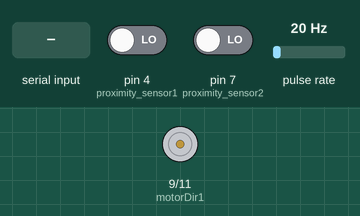
Simulated run of this sketch. Board: Arduino Uno, built with avr-gcc and run on an emulated ATmega328P. On the bench: motor-driver pin pairs drawn as motors (green arrow = first pin HIGH = forward, orange = second pin HIGH = backward, longer = more drive). Wiring (inferred from the names in the program): pulse sensor: data pin 5. Inputs (shaded band) come from the test bench; at power-on: pin 4 (proximity_sensor1) LOW, pin 7 (proximity_sensor2) LOW, pulse rate 20 Hz. What the sketch prints to the serial monitor is not drawn.

Above: at 1.2 s.
1.3 s: "x" received over Serial
At 2.1 s:
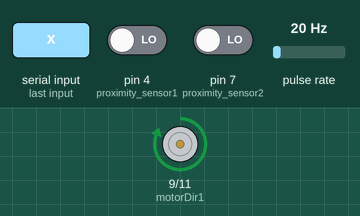
2.8 s: pin 4 (proximity_sensor1) driven HIGH
At 3.4 s:
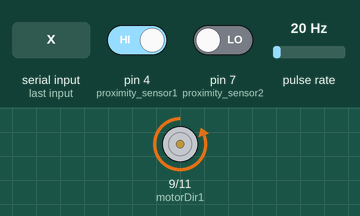
4.3 s: pin 4 (proximity_sensor1) driven LOW
At 5.7 s:
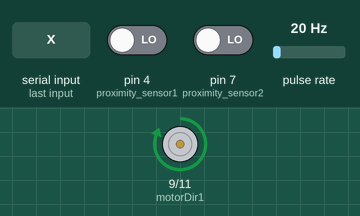
Timing chart, 0 to 7.3 s (numbered marks = the images above; inputs shaded):
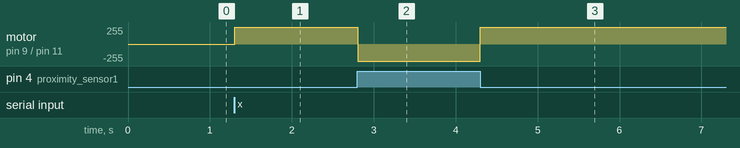

The sketch:

rope-climber-v.1.0.ino
```cpp
int motorDir1 = 9;
int motorDir2 = 11;
int pwmPin = 5;
bool dir1 = false;
bool dir2 = false;

int voltagePin = A0;

int proximity_sensor1 = 4;
int proximity_sensor2 = 7;

bool manualmode = false;
bool autonomousmode = false;

char received;

void serialData() {
     if( Serial.available()) {
       received = Serial.read();
      Serial.print(received);
     } else {
  if(received != 's' || received != 'a' || received != 'd') {
        received = '\0';
  }
     }
}

float calcVoltage() {
  float voltage = 0;
  voltage = analogRead(voltagePin);
  voltage = 3.5 *  voltage * 5.0 / 1024.0 ;
  return voltage;
}

void Dir1() {
    analogWrite(pwmPin, 100);
    digitalWrite(motorDir1, HIGH);
    digitalWrite(motorDir2, LOW);
    dir1 = true;
    dir2 = false;
}

void Dir2() {
    analogWrite(pwmPin, 100);
    digitalWrite(motorDir1, LOW);
    digitalWrite(motorDir2, HIGH);
    dir2 = true;
    dir1 = false;
}

void stop_() {
  digitalWrite(motorDir1,0);
  digitalWrite(motorDir2,0);
  analogWrite(pwmPin,100);
}

void config_autonomous(){
  manualmode = false;
  autonomousmode = true;
  Dir1();
}

void config_manual(void) {
  manualmode = true;
  autonomousmode = false;
}

void checkEnd(void) {
  /*Check for low proximity sensor reading and change direction of robot*/
  if(!digitalRead(proximity_sensor1)) {
    Dir1();
    Serial.write("Changing direction\r");
  } else if(!digitalRead(proximity_sensor2)) {
    Dir2();
    Serial.write("Changing direction\r");
  }
}

void manualMode() {
    if(received =='a')        Dir1();
    else if(received =='d')   Dir2();
    else if(received =='s')   stop_();
}

void checkBatteryLevel(void) {
    /*Calculate battery voltage level and transmit*/
    int a = calcVoltage()*100;
    Serial.println(a);
}

void setup() {
  Serial.begin(57600);
  pinMode(pwmPin, OUTPUT);
  pinMode(motorDir1, OUTPUT);
  pinMode(motorDir2, OUTPUT);
  pinMode(proximity_sensor1, INPUT);
  pinMode(proximity_sensor2, INPUT);

  TCCR1B |= 1 << CS12; /*256 Prescaler for 16MHz clock = 0.625Hz = 1.6 second TIMER_OVERFLOW*/
  TIMSK1 |= 1 << TOIE1; /*Timer overflow interrupt configuration*/

  Serial.write("Configuration complete.\r The robot is ready.\r Press m for manual mode or x for autonomous mode.\r Press a or d to move the robot in manual mode.\r Press s to stop.\r");
}

void loop() {
     serialData();
     switch(received) {
      case 's':
        stop_();
        config_manual();
        Serial.write("STOP command issued.\r");
        break;
      case 'm':
        config_manual();
        Serial.write("Manual mode ON.\r");
        break;
      case 'x':
        Serial.write("Autonomous mode ON.\r");
        config_autonomous();
        break;
     }

     if(manualmode) {
        manualMode();
     }
     else if(autonomousmode) {
        checkEnd();
     }
     delay(1);
}

/*Timer interrupt routine at overflow, i.e. at every 1.6 second*/
ISR(TIMER1_OVF_vect) {
     checkBatteryLevel();
}
```

Measured:
- after the input at 1.3 s, motor on pin 9 (motorDir1) / pin 11 (motorDir2): stopped → forward 255/255 at once
- after the input at 2.8 s, motor on pin 9 (motorDir1) / pin 11 (motorDir2): forward 255/255 → backward 255/255 at once
- after the input at 4.3 s, motor on pin 9 (motorDir1) / pin 11 (motorDir2): backward 255/255 → forward 255/255 at once
